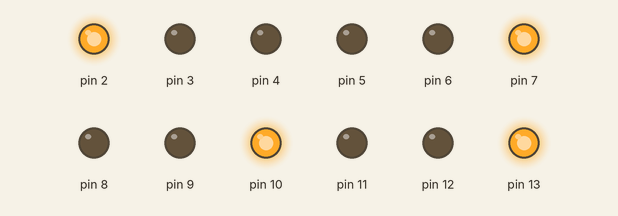
This sketch was run on a simulated Arduino Uno, built with avr-gcc and run on an emulated ATmega328P. Shown: output pins drawn as LEDs (lit = HIGH).

Above: at 0.1 s.
At 2.6 s:
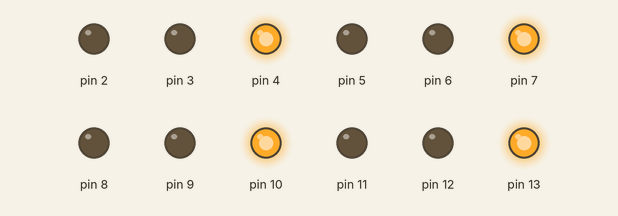
At 12.6 s:
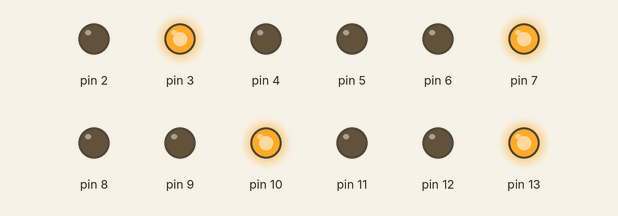
At 17.6 s:
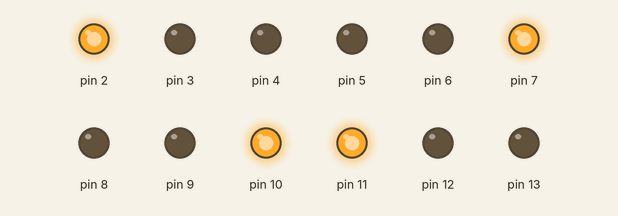
At 27.6 s:
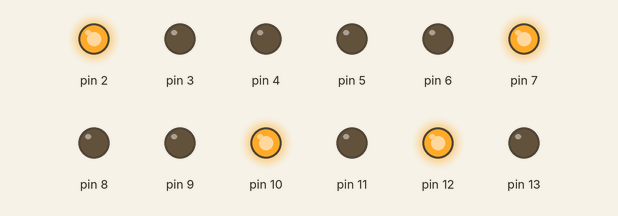
At 32.6 s:
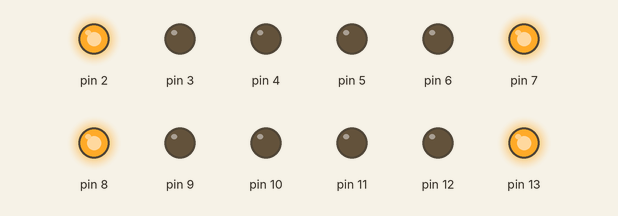
Timing chart, 0 to 34.1 s (numbered marks = the images above):
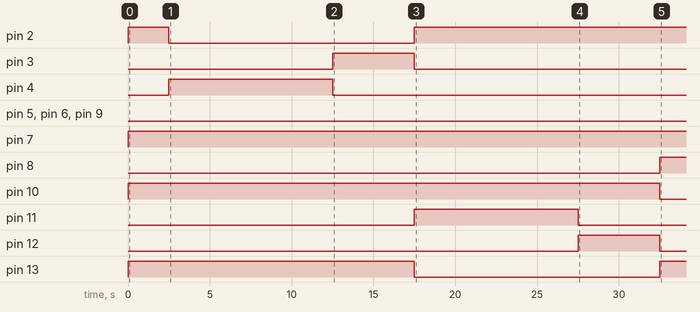

Measured:
- by itself, pin 2: LOW → HIGH at 0.00 s, → LOW 2.5 s later, → HIGH 15.0 s later
- by itself, pin 3: LOW → HIGH at 12.5 s, → LOW 5.0 s later
- by itself, pin 4: LOW → HIGH at 2.5 s, → LOW 10.0 s later
- by itself, pin 7: LOW → HIGH at 0.00 s
- by itself, pin 8: LOW → HIGH at 32.5 s
- by itself, pin 10: LOW → HIGH at 0.00 s, → LOW 32.5 s later
- by itself, pin 11: LOW → HIGH at 17.5 s, → LOW 10.0 s later
- by itself, pin 12: LOW → HIGH at 27.5 s, → LOW 5.0 s later

The sketch:

Assign_13.ino
```cpp
void setup()
{
  pinMode(2, OUTPUT);
  pinMode(3, OUTPUT);
  pinMode(4, OUTPUT);

  pinMode(5, OUTPUT);
  pinMode(6, OUTPUT);
  pinMode(7, OUTPUT);

  pinMode(8, OUTPUT);
  pinMode(9, OUTPUT);
  pinMode(10, OUTPUT);

  pinMode(11, OUTPUT);
  pinMode(12, OUTPUT);
  pinMode(13, OUTPUT);
}

void loop()
{
    digitalWrite(2, HIGH);
    digitalWrite(7, HIGH);
    digitalWrite(10, HIGH);
    digitalWrite(13, HIGH);
  	delay(2500);

  	while(1)
    {
  		digitalWrite(2, LOW);
  		digitalWrite(4, HIGH);
  		delay(10000);
      	digitalWrite(4,LOW);
        digitalWrite(3, HIGH);
  		delay(5000);
  		digitalWrite(3, LOW);
  		digitalWrite(2, HIGH);

      	digitalWrite(13, LOW);
  		digitalWrite(11, HIGH);
  		delay(10000);
      	digitalWrite(11,LOW);
        digitalWrite(12, HIGH);
  		delay(5000);
  		digitalWrite(12, LOW);
  		digitalWrite(13, HIGH);

      	digitalWrite(10, LOW);
  		digitalWrite(8, HIGH);
  		delay(10000);
      	digitalWrite(8,LOW);
        digitalWrite(9, HIGH);
  		delay(5000);
  		digitalWrite(9, LOW);
  		digitalWrite(10, HIGH);

      	digitalWrite(7, LOW);
  		digitalWrite(5, HIGH);
  		delay(10000);
      	digitalWrite(5,LOW);
        digitalWrite(6, HIGH);
  		delay(5000);
  		digitalWrite(6, LOW);
  		digitalWrite(7, HIGH);
    }
}
```
